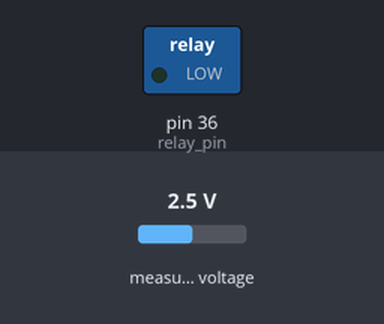
Simulated run of this sketch. Board: Arduino Mega 2560, built with avr-gcc and run on an emulated ATmega2560. Parts: switched loads named in the sketch (green lamp = pin HIGH). Inputs (shaded band) come from the test bench; at power-on: measured voltage 2.5 V. Pins used as bus, display or sensor lines are not drawn; what the sketch prints to the serial monitor is not drawn.

Above: at 37.3 s.
At 49.0 s:
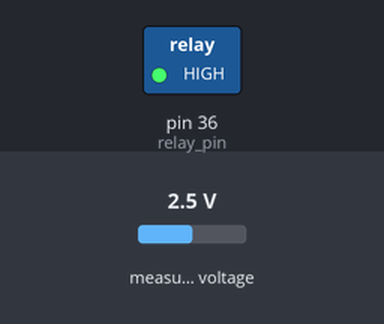
Timing chart, 0 to 56.5 s (numbered marks = the images above):
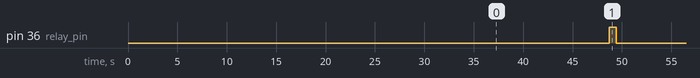

The sketch:

OD_revF_Jon_System_2.ino
```cpp
#include <Wire.h>
//#include <SPI.h>
#include <Math.h>
#include <Adafruit_ADS1015.h>
#include <Adafruit_MCP4725.h>

Adafruit_ADS1115 ads1_4(0x48);
Adafruit_ADS1115 ads5_8(0x49);
Adafruit_MCP4725 dac;

// constants
const uint8_t channels = 8;                         // channels in use, up to 16
const uint8_t channelstart = 0;                      // the first channel to probe (normally 0);
const uint8_t addr_bits = 3;                         // number of bits required to encode
const uint8_t adc_samples = 30;                      // number of repeated adc samples per channel

const uint8_t mux_addr_pins[] = {39, 40, 41};        // mux addr pins
const uint8_t mux_enablenot_pin = 38;                 // mux enable pin is inverted;
const uint8_t relay_pin = 36;                         // when high, shaker is on, when low, shaker is off

const uint32_t channel_select_delay_ms = 20;         // time to allow the mux to settle after channel selection in ms
const uint32_t shaker_shutdown_ms = 20000;           // time in ms to allow shaker table to stop moving
const uint32_t timestep = 23500;                   // time in ms between scans                          150000                                // re set to 1300000 after debugging

// global variables
uint32_t start_time;                      // execution time in ms since end of setup
struct data {                             // data from current scan of channels
    uint32_t time;
    uint16_t adc[64];
} data;

uint16_t calibration_voltage[64];
uint16_t best_calibration_value[64];

////////////////////////////////////////////////////////////////////////////////////////////////////////////////////////////////////
////////////////////////////////////////////////////////////////////////////////////////////////////////////////////////////////////

void setup() {
    Serial.begin(115200);
    pinMode(mux_addr_pins[0], OUTPUT);
    pinMode(mux_addr_pins[1], OUTPUT);
    pinMode(mux_addr_pins[2], OUTPUT);

    pinMode(mux_enablenot_pin, OUTPUT);      //Configure mux enable not pin as outp
    digitalWrite(mux_enablenot_pin, LOW);    //Enables the mux
    pinMode(relay_pin, OUTPUT);              //Configure relay control pin as output
    digitalWrite(relay_pin, LOW);            //Open the shaker relay

    ads1_4.setGain(GAIN_TWOTHIRDS); // this is also the default value
    ads5_8.setGain(GAIN_TWOTHIRDS); // this is also the default value
    ads1_4.begin();
    ads5_8.begin();
    dac.begin(0x62);

    for (int k = 0; k < 64; k++) {
        data.adc[k]=1;
    }
    data.time = 1;
    calibrate();
    Serial.print("Cal Volt");
    for (int i = 0; i < channels - channelstart; i++) {
      Serial.print("\t");
      Serial.print(calibration_voltage[i]);
    }
    Serial.print("\nCal Valu");
    for (int i = 0; i < channels - channelstart; i++) {
      Serial.print("\t");
      Serial.print(best_calibration_value[i]);
    }
    Serial.println("\nsetup: complete");
    start_time = millis();
}

void calibrate() {
    Serial.println("Begining calibration");
    for (int k = 0; k < channels - channelstart; k++) {             // re-set |k < channels| after testing
        Serial.print("\nChannel ");
        Serial.print(k + channelstart + 1);          // +1 added to keep it to the 1-16 range as opposed to the programmical 0-15 range
        Serial.print("\n");
        channel_select(k + channelstart);
        uint16_t low = 0;
        uint16_t mid = 2047;
        uint16_t high = 4095;
        double value = 0.0;
        boolean done = false;

        double best_value = 100000.0; // out of bounds value to start so that the first value tested replaces it
        int best_calibration_voltage = 0;
        while(!done) {
          Serial.print("mid: ");
          Serial.println(mid);
            dac.setVoltage(mid, false);
            delay(20);
            value = average(k + channelstart);
            Serial.print("low: ");
            Serial.print(low);
            Serial.print("  mid: ");
            Serial.print(mid);
            Serial.print("  high: ");
            Serial.print(high);
            Serial.print("  value: ");
            Serial.println(value);
            Serial.println();
            if (abs(value - 1600) < abs(best_value - 1600)) {
              best_value = value;
              best_calibration_voltage = mid;
            }
            if (value > 1600) {
                high = mid;
                mid = (low + high) / 2;
            } else {
                low = mid;
                mid = (low + high) / 2;
            }
            if (low == mid || mid == high) {
                done = true;
            }
        }
        Serial.print("Best PWM: ");
        Serial.print(best_calibration_voltage);
        Serial.print("  Best Value: ");
        Serial.println(best_value);


        data.adc[k + channelstart] = best_calibration_voltage; // was mid
        calibration_voltage[k + channelstart] = best_calibration_voltage; // was mid
        best_calibration_value[k + channelstart] = best_value;

    }
}

double average(int8_t channel) {                            // averages the analog input 30 times to return a value
    double a = 0.0;
    double low = 100000.0;
    double high = 0.0;
    double current_read;
    for (int32_t k = 0;  k < 30; k++) {
      if (channel / 8 < 4) {
        current_read = ads1_4.readADC_SingleEnded(channel / 8);
//        Serial.print("Reading from ADC 1_4 on ADC channel ");
//        Serial.println(channel / 8);
      } else {
        current_read = ads5_8.readADC_SingleEnded((channel - 32) / 8);
//        Serial.print("Reading from ADC 5_8 on ADC channel ");
//        Serial.println((channel - 32) / 8);
      }
//      Serial.println(current_read);
      if (current_read > high) {
        high = current_read;
      }
      if (current_read < low) {
        low = current_read;
      }
      a = a + current_read;
    }
    a = a/30;
    Serial.print("avg: ");
    Serial.print(a);
    Serial.print("  high: ");
    Serial.print(high);
    Serial.print("  low: ");
    Serial.println(low);
    return a;
}


////////////////////////////////////////////////////////////////////////////////////////////////////////////////////////////////////
////////////////////////////////////////////////////////////////////////////////////////////////////////////////////////////////////


void loop() {
    Serial.println("loop");
    uint32_t scan_time;
    scan_time = millis();                 // record starting time for this adc channel scan
    shaker_stop();                        // shut down the shaker table and wait
    data.time = millis() - start_time;    // record the time of the current set of readings
    Serial.print(data.time);
    uint8_t i;
    for (i = 0; i < channels - channelstart; i++) {      // scan the channels and perform adc readings
        channel_select(i + channelstart);
        dac.setVoltage(calibration_voltage[i], false);
        delay(20);
        data.adc[i + channelstart] = adc_read(i + channelstart, adc_samples);
    }
    Serial.println("");
    delay(500);
    shaker_start();                       // restart the shaker table
    scan_time = millis() - scan_time;     // compute time elapsed to shut down shaker, take readings and output
    printdelayinfo(scan_time);
    //delay(6000);
    Serial.println("here");
    delay(timestep - scan_time);
}


////////////////////////////////////////////////////////////////////////////////////////////////////////////////////////////////////
////////////////////////////////////////////////////////////////////////////////////////////////////////////////////////////////////


void shaker_stop(void) {
    //Serial.println("shaker_stop: shutting down shaker");
    digitalWrite(relay_pin, LOW);
    //Serial.println("shaker_stop: waiting for shaker to stop");
    delay(shaker_shutdown_ms);
    //Serial.println("shaker_stop: shaker stop is complete");
}


void shaker_start(void) {
    //Serial.println("shaker_start: starting up shaker");
    digitalWrite(relay_pin, HIGH);
}


void printdelayinfo(uint32_t scan_time) {
    Serial.println("");
    Serial.print("The scan time is ");
    Serial.print(scan_time);
    Serial.println("");
    Serial.print("The timestep is ");
    Serial.print(timestep);
    Serial.println("");
    Serial.print("The delay time is ");
    Serial.print(timestep - scan_time);
    Serial.println("");
}


void channel_select(uint8_t channel) {
    digitalWrite(mux_enablenot_pin, HIGH);
    digitalWrite(mux_addr_pins[0], bitRead(channel, 0));
    digitalWrite(mux_addr_pins[1], bitRead(channel, 1));
    digitalWrite(mux_addr_pins[2], bitRead(channel, 2));
    digitalWrite(mux_enablenot_pin, LOW);
    delay(channel_select_delay_ms);
}


uint16_t adc_read(uint8_t channel, uint8_t samples) {
    double a = 0.0;
    double low = 100000.0;
    double high = 0.0;
    double current_read;
    for (int8_t k = 0; k < samples; k++) {
      if (channel / 8 < 4) {
      current_read = ads1_4.readADC_SingleEnded(channel / 8);
      } else {
        current_read = ads5_8.readADC_SingleEnded((channel - 32) / 8);
      }
      if (current_read > high) {
        high = current_read;
      }
      if (current_read < low) {
        low = current_read;
      }
      a = a + current_read;
    }
    a = a/samples;
    Serial.print("\t");
    Serial.print(a);
    return round(a);
}
```

Measured:
- by itself, pin 36 (relay_pin): alternates HIGH for 0.72 s and LOW for 22.8 s
